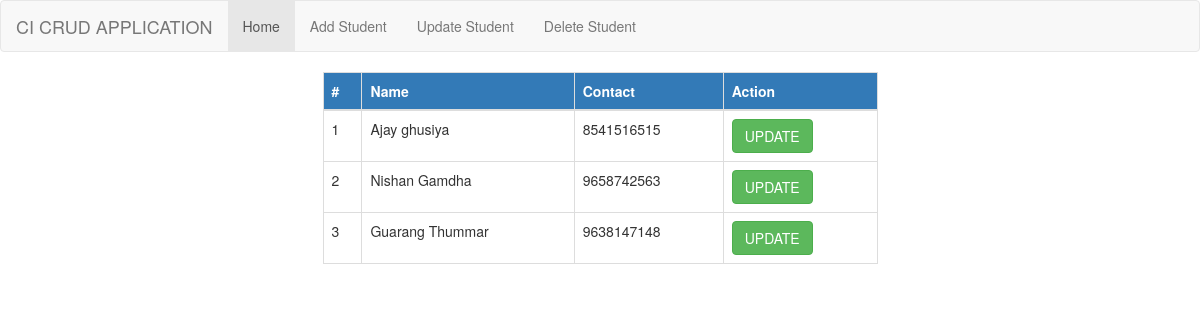
The page /Crudapp/update_student on the database its author committed.
### tables this page shows
CREATE TABLE IF NOT EXISTS `students` (
  `id` int(10) NOT NULL,
  `name` varchar(20) NOT NULL,
  `contact` varchar(10) NOT NULL
);

### application/controllers/Crudapp.php (called while the page is built, shortened)
<?php
class Crudapp extends CI_Controller {
	public function __construct(){
		$this->load->view('header');
		$this->load->view('footer');
		$this->load->model('Student_model','Stud_m');
	}
	public function update_student(){
		$data = $this->Stud_m->get_students("students");
		$this->load->view('updatestudent',['student_data'=>$data]);
	}
}
?>

### index.php (called while the page is built, shortened)
<?php
require_once BASEPATH.'core/CodeIgniter.php';

### application/models/Student_model.php (called while the page is built, shortened)
<?php
	class Student_model extends CI_Model
	{
		public function get_students($table){
			$query = $this->db->order_by('id','desc')->get($table);
			return $query->result_array();
		}
	}
 ?>

### application/views/updatestudent.php (the view)
<div class="container">
	<div class="row">
		<div class="col-md-offset-3 col-md-6">
			<table class="table table-bordered">
				<thead>
					<tr class="bg-primary">
						<th>#</th>
						<th>Name</th>
						<th>Contact</th>
						<th>Action</th>
					</tr>
				</thead>
				<tbody>
					<?php $i=1; if(count($student_data)): ?>
						<?php foreach ($student_data as $record): ?>
							<tr>
								<td><?php echo $i++; ?></td>
								<td><?php echo $record['name']; ?></td>
								<td><?php echo $record['contact']; ?></td>
								<td><?php echo anchor("Crudapp/edit_student/{$record['id']}",'UPDATE',['class'=>'btn btn-success']); ?></td>
							</tr>
						<?php endforeach; ?>
					<?php else: ?>
						<tr>
							<td colspan="4" class="text-danger text-center">No Records Found!</td>
						</tr>
					<?php endif; ?>
				</tbody>
			</table>
		</div>
	</div>
</div>

### rows shown on the page
students: name "Ajay ghusiya", contact "8541516515", id "UPDATE"
students: name "Nishan Gamdha", contact "9658742563", id "UPDATE"
students: name "Guarang Thummar", contact "9638147148", id "UPDATE"

### other values the page prints
anchor('Crudapp/index','Home') "Home"
anchor('Crudapp/add_student','Add Student') "Add Student"
anchor('Crudapp/update_student','Update Student') "Update Student"
anchor('Crudapp/delete_student','Delete Student') "Delete Student"
